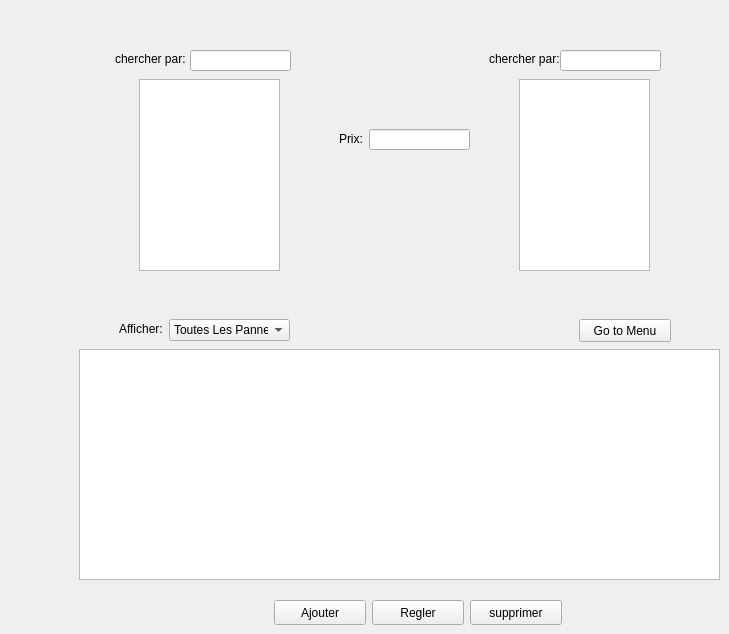
    <widget class="QWidget" name="gestionPan">
     <widget class="QPushButton" name="pushButton_6">
      <property name="geometry">
       <rect>
        <x>579</x>
        <y>319</y>
        <width>92</width>
        <height>23</height>
       </rect>
      </property>
      <property name="text">
       <string>Go to Menu</string>
      </property>
     </widget>
     <widget class="QComboBox" name="comboBox">
      <property name="geometry">
       <rect>
        <x>169</x>
        <y>319</y>
        <width>121</width>
        <height>22</height>
       </rect>
      </property>
      <item>
       <property name="text">
        <string>Toutes Les Pannes</string>
       </property>
      </item>
      <item>
       <property name="text">
        <string>Panne  Reglé</string>
       </property>
      </item>
      <item>
       <property name="text">
        <string>Panne A Reglé</string>
       </property>
      </item>
     </widget>
     <widget class="QTableView" name="table_rech_m">
      <property name="geometry">
       <rect>
        <x>519</x>
        <y>79</y>
        <width>131</width>
        <height>192</height>
       </rect>
      </property>
     </widget>
     <widget class="QLabel" name="label_2">
      <property name="geometry">
       <rect>
        <x>115</x>
        <y>49</y>
        <width>71</width>
        <height>20</height>
       </rect>
      </property>
      <property name="text">
       <string>chercher par:</string>
      </property>
     </widget>
     <widget class="QTableView" name="table_rech_v">
      <property name="geometry">
       <rect>
        <x>139</x>
        <y>79</y>
        <width>141</width>
        <height>192</height>
       </rect>
      </property>
     </widget>
     <widget class="QLineEdit" name="cinM">
      <property name="geometry">
       <rect>
        <x>560</x>
        <y>50</y>
        <width>101</width>
        <height>21</height>
       </rect>
      </property>
      <property name="text">
       <string/>
      </property>
     </widget>
     <widget class="QLabel" name="label_5">
      <property name="geometry">
       <rect>
        <x>119</x>
        <y>319</y>
        <width>61</width>
        <height>20</height>
       </rect>
      </property>
      <property name="text">
       <string>Afficher:</string>
      </property>
     </widget>
     <widget class="QLabel" name="label_4">
      <property name="geometry">
       <rect>
        <x>339</x>
        <y>129</y>
        <width>61</width>
        <height>20</height>
       </rect>
      </property>
      <property name="text">
       <string>Prix:</string>
      </property>
     </widget>
     <widget class="QLineEdit" name="prix">
      <property name="geometry">
       <rect>
        <x>369</x>
        <y>129</y>
        <width>101</width>
        <height>21</height>
       </rect>
      </property>
      <property name="text">
       <string/>
      </property>
     </widget>
     <widget class="QTableView" name="tablePan">
      <property name="geometry">
       <rect>
        <x>79</x>
        <y>349</y>
        <width>641</width>
        <height>231</height>
       </rect>
      </property>
     </widget>
     <widget class="QLineEdit" name="matrV">
      <property name="geometry">
       <rect>
        <x>190</x>
        <y>50</y>
        <width>101</width>
        <height>21</height>
       </rect>
      </property>
     </widget>
     <widget class="QLabel" name="label_3">
      <property name="geometry">
       <rect>
        <x>489</x>
        <y>49</y>
        <width>71</width>
        <height>20</height>
       </rect>
      </property>
      <property name="text">
       <string>chercher par:</string>
      </property>
     </widget>
     <widget class="QPushButton" name="modifierPan">
      <property name="geometry">
       <rect>
        <x>372</x>
        <y>600</y>
        <width>92</width>
        <height>25</height>
       </rect>
      </property>
      <property name="text">
       <string>Regler</string>
      </property>
     </widget>
     <widget class="QPushButton" name="ajouterPanne">
      <property name="geometry">
       <rect>
        <x>274</x>
        <y>600</y>
        <width>92</width>
        <height>25</height>
       </rect>
      </property>
      <property name="text">
       <string>Ajouter</string>
      </property>
     </widget>
     <widget class="QPushButton" name="suppPan">
      <property name="geometry">
       <rect>
        <x>470</x>
        <y>600</y>
        <width>92</width>
        <height>25</height>
       </rect>
      </property>
      <property name="text">
       <string>supprimer</string>
      </property>
     </widget>
    </widget>
